Frame 1 (no input): blank canvas, image omitted
Frame 60 (no input): blank canvas, image omitted
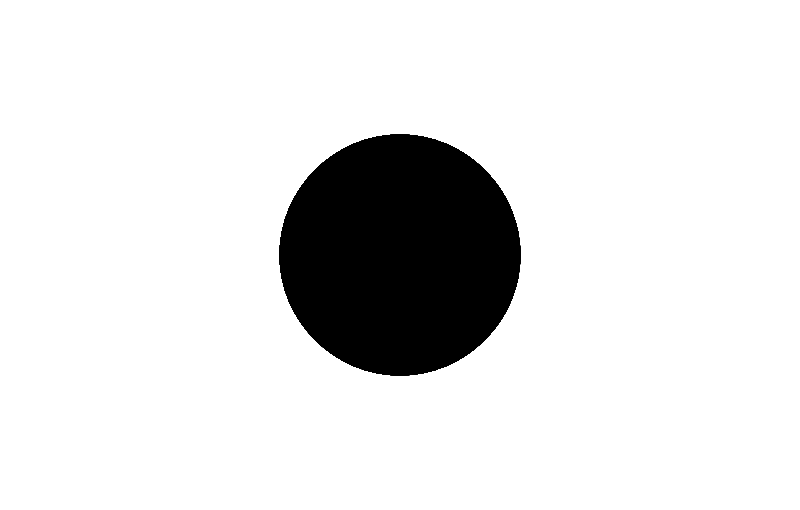
Frame 120 (the mouse pressed at the canvas centre since frame 60)

The p5.js sketch whose frames 1 and 60 were blank and that drew this single picture after the mouse press (run headless with seeded random() and noise() and a simulated clock; from frame 60 on, the mouse is pressed at the canvas centre):

// p5.js sketch
// ── sketch.js
function setup() {
  createCanvas(screen.width, getCustomHeight());
}

function draw() {
  //background(200);
   if (mouseIsPressed) {
    fill(0);
  } else {
    fill(255);
  }

  var xscale = 1
  if(mouseX<screen.width/2){
    xscale = 2*mouseX/screen.width
  } else if(mouseX>screen.width/2){
    xscale = 2*(screen.width-mouseX)/screen.width
  }

  var yscale = 1
  var customheight = getCustomHeight()
  if(mouseY<customheight/2){
    yscale = 2*mouseY/customheight
  } else if(mouseY>customheight/2){
    yscale = 2*(customheight-mouseY)/customheight
  }
  ellipse(mouseX, mouseY, 240*xscale, 240*yscale);
}

function getCustomHeight(){
  return screen.height*0.85;
}
// ── gameoflife.js
let cellsize;
let columns;
let rows;
let board;
let next;
var selected_cell = new Array(2);

function setup() {
	//disable scrollbar
	document.body.style.overflow = 'hidden';

	createCanvas(screen.width, screen.height);
	//create empty board with number of cells based on how many fit on screen with given pixel dimension (cellsize)
	cellsize = 20;
	createEmptyBoard(cellsize);

	//placePatternOnBoard(42,16,Patterns.pulsar);

	frameRate(30);

  button = createButton('insert Glider');
  button.position(0, 0);
  button.mousePressed(insertGlider);
  
  button = createButton('insert Spaceship');
  button.position(100, 0);
  button.mousePressed(insertSpaceship);

  button = createButton('insert Heavyspaceship');
  button.position(225, 0);
  button.mousePressed(insertHSS);

  button = createButton('insert Gosperglidergun');
  button.position(390, 0);
  button.mousePressed(insertGosperglidergun);

  button = createButton('fill randomly');
  button.position(550, 0);
  button.mousePressed(fillBoardRandom);

  button = createButton('clear');
  button.position(660, 0);
  button.mousePressed(fillBoardBlank);
  
}

function draw() {
  background(255);
  generate();
  for ( let i = 0; i < columns;i++) {
    for ( let j = 0; j < rows;j++) {
      if(i == selected_cell[0] && j == selected_cell[1]) fill(0, 255, 0);
      else if ((board[i][j] == 1)) fill(220);
      else fill(0);
      stroke(50);
      rect(i * cellsize, j * cellsize, cellsize, cellsize);
    }
  }

}

function placePatternOnBoard(x, y, matrix, invertX=false, invertY=false){
  if(x==undefined){
    alert("select a cell first!");
  } else {
    for(let i=0; i<matrix.length; i++){
      for(let j=0;j<matrix[0].length;j++){
        if(invertX==true){
          board[(matrix[0].length-j)+x][i+y] = matrix[i][j];
        } else {
          board[j+x][i+y] = matrix[i][j];
        }
      }
    }
  }
}

function createEmptyBoard(size){
  // Calculate columns and rows
  columns = floor(width / size);
  rows = floor(height / size);

  // Wacky way to make a 2D array in JS
  board = new Array(columns);
  for (let i = 0; i < columns; i++) {
    board[i] = new Array(rows);
  }
  // Going to use multiple 2D arrays and swap them
  next = new Array(columns);
  for (i = 0; i < columns; i++) {
    next[i] = new Array(rows);
  }
  fillBoardBlank();
}

//get cell at mouse position on click
function mousePressed() {
  if(mouseY>40 && mouseX>20){
    selected_cell[0] = Math.floor(mouseX/cellsize);
    selected_cell[1] = Math.floor(mouseY/cellsize);
  }
}

// Fill board randomly
function fillBoardRandom() {
  for (let i = 0; i < columns; i++) {
    for (let j = 0; j < rows; j++) {
      // Lining the edges with 0s
      if (i == 0 || j == 0 || i == columns-1 || j == rows-1) board[i][j] = 0;
      // Filling the rest randomly
      else board[i][j] = floor(random(2));
      next[i][j] = 0;
    }
  }
}

// fill board with 0's
function fillBoardBlank() {
  for (let i = 0; i < columns; i++) {
    for (let j = 0; j < rows; j++) {
      board[i][j] = 0;
      next[i][j] = 0;
    }
  }
}

// The process of creating the new generation
function generate() {

  // Loop through every spot in our 2D array and check spots neighbors
  for (let x = 1; x < columns - 1; x++) {
    for (let y = 1; y < rows - 1; y++) {
      // Add up all the states in a 3x3 surrounding grid
      let neighbors = 0;
      for (let i = -1; i <= 1; i++) {
        for (let j = -1; j <= 1; j++) {
          neighbors += board[x+i][y+j];
        }
      }

      // A little trick to subtract the current cell's state since
      // we added it in the above loop
      neighbors -= board[x][y];
      // Rules of Life
      if      ((board[x][y] == 1) && (neighbors <  2)) next[x][y] = 0;           // Loneliness
      else if ((board[x][y] == 1) && (neighbors >  3)) next[x][y] = 0;           // Overpopulation
      else if ((board[x][y] == 0) && (neighbors == 3)) next[x][y] = 1;           // Reproduction
      else                                             next[x][y] = board[x][y]; // Stasis
    }
  }

  // Swap!
  let temp = board;
  board = next;
  next = temp;
}

function insertGlider(){
  placePatternOnBoard(selected_cell[0], selected_cell[1], Patterns.glider);
}

function insertSpaceship(){
  placePatternOnBoard(selected_cell[0], selected_cell[1], Patterns.spaceship);
}

function insertGosperglidergun(){
  placePatternOnBoard(selected_cell[0], selected_cell[1], Patterns.gosperglidergun);
}

function insertHSS(){
    placePatternOnBoard(selected_cell[0], selected_cell[1], Patterns.hwss, true, false);
}
// ── patterns.js
var Patterns = {
//still lifes
block : [[1,1],[1,1]],
tub : [[0,1,0],[1,0,1],[0,1,0]],

//oscillators
blinker : [[1,1,1]],
initblinker : [[1,1,0],[1,0,1],[1,0,1],[1,0,1],[1,1,0]],
toad : [[0,1,1,1],[1,1,1,0]],
pulsar : [[0,0,1,1,1,0,0,0,1,1,1,0,0],
                    [0,0,0,0,0,0,0,0,0,0,0,0,0],
                    [1,0,0,0,0,1,0,1,0,0,0,0,1],
                    [1,0,0,0,0,1,0,1,0,0,0,0,1],
                    [1,0,0,0,0,1,0,1,0,0,0,0,1],
                    [0,0,1,1,1,0,0,0,1,1,1,0,0],
                    [0,0,0,0,0,0,0,0,0,0,0,0,0],
                    [0,0,1,1,1,0,0,0,1,1,1,0,0],
                    [1,0,0,0,0,1,0,1,0,0,0,0,1],
                    [1,0,0,0,0,1,0,1,0,0,0,0,1],
                    [1,0,0,0,0,1,0,1,0,0,0,0,1],
                    [0,0,0,0,0,0,0,0,0,0,0,0,0],
                    [0,0,1,1,1,0,0,0,1,1,1,0,0]],

//spaceships
glider :    [[0,1,0],[0,0,1],[1,1,1]],
spaceship : [[0, 0, 1, 1, 0],
             [1, 1, 0, 1, 1],
             [1, 1, 1, 1, 0],
             [0, 1, 1, 0, 0]],
hwss :      [[0, 0, 0, 0, 0, 0, 0, 0, 0, 0, 0, 1, 1, 0, 0, 0],
            [0, 0, 0, 0, 0, 0, 0, 0, 0, 1, 0, 0, 0, 0, 1, 0],
            [0, 0, 0, 0, 0, 0, 0, 0, 1, 0, 0, 0, 0, 0, 0, 0],
            [0, 0, 0, 0, 0, 0, 0, 0, 1, 0, 0, 0, 0, 0, 1, 0],
            [0, 0, 0, 0, 0, 0, 0, 0, 1, 1, 1, 1, 1, 1, 0, 0]],


//guns
linegun : [[1,1,1,1,1,1,1,1,0,1,1,1,1,1,0,0,0,1,1,1,0,0,0,0,0,0,1,1,1,1,1,1,1,0,1,1,1,1,1]],
gosperglidergun :   [[0,0,0,0,0,0,0,0,0,0,0,0,0,0,0,0,0,0,0,0,0,0,0,0,1,0,0,0,0,0,0,0,0,0,0,0],
                    [0,0,0,0,0,0,0,0,0,0,0,0,0,0,0,0,0,0,0,0,0,0,1,0,1,0,0,0,0,0,0,0,0,0,0,0],
                    [0,0,0,0,0,0,0,0,0,0,0,0,1,1,0,0,0,0,0,0,1,1,0,0,0,0,0,0,0,0,0,0,0,0,1,1],
                    [0,0,0,0,0,0,0,0,0,0,0,1,0,0,0,1,0,0,0,0,1,1,0,0,0,0,0,0,0,0,0,0,0,0,1,1],
                    [1,1,0,0,0,0,0,0,0,0,1,0,0,0,0,0,1,0,0,0,1,1,0,0,0,0,0,0,0,0,0,0,0,0,0,0],
                    [1,1,0,0,0,0,0,0,0,0,1,0,0,0,1,0,1,1,0,0,0,0,1,0,1,0,0,0,0,0,0,0,0,0,0,0],
                    [0,0,0,0,0,0,0,0,0,0,1,0,0,0,0,0,1,0,0,0,0,0,0,0,1,0,0,0,0,0,0,0,0,0,0,0],
                    [0,0,0,0,0,0,0,0,0,0,0,1,0,0,0,1,0,0,0,0,0,0,0,0,0,0,0,0,0,0,0,0,0,0,0,0],
                    [0,0,0,0,0,0,0,0,0,0,0,0,1,1,0,0,0,0,0,0,0,0,0,0,0,0,0,0,0,0,0,0,0,0,0,0]],

//other
diehard : [[0, 0, 0, 0, 0, 0, 1, 0],
           [1, 1, 0, 0, 0, 0, 0, 0],
           [0, 1, 0, 0, 0, 1, 1, 1]],

block_switch_engine :   [[0, 0, 0, 0, 0, 0, 1, 0],
                        [0, 0, 0, 0, 1, 0, 1, 1],
                        [0, 0, 0, 0, 1, 0, 1, 0],
                        [0, 0, 0, 0, 1, 0, 0, 0],
                        [0, 0, 1, 0, 0, 0, 0, 0],
                        [1, 0, 1, 0, 0, 0, 0, 0]],
acorn : 	[[0, 1, 0, 0, 0, 0, 0],
			[0, 0, 0, 1, 0, 0, 0],
			[1, 1, 0, 0, 1, 1, 1]],

c3ladder : [[1,0,0,0,0],
			[1,1,1,0,0],
			[0,1,1,1,0],
			[1,0,1,1,1],
			[1,0,1,1,0],
			[0,1,1,0,0],
			[1,1,1,0,0],
			[1,0,0,0,0],]
};
